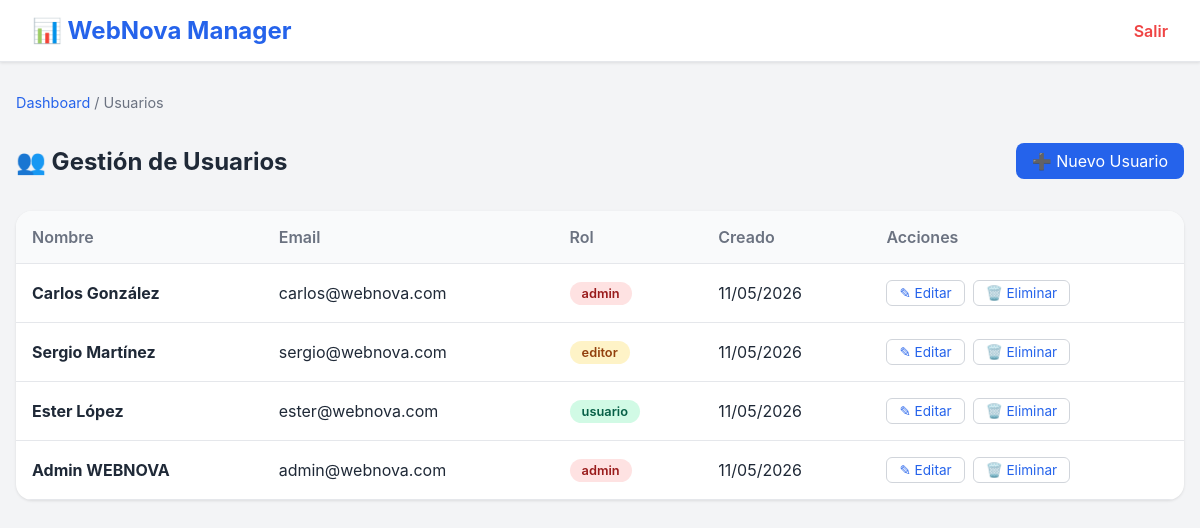
The app's page /admin/users/list.php?error=missing_id (signed in) with its own data.
### tables this page shows
CREATE TABLE usuarios (
   
  id INT AUTO_INCREMENT PRIMARY KEY COMMENT 'ID único del usuario',

   
  nombre VARCHAR(100) NOT NULL COMMENT 'Nombre completo del usuario',
  email VARCHAR(120) NOT NULL UNIQUE COMMENT 'Email único (identificador de login)',

   
   
   
  password VARCHAR(255) NOT NULL COMMENT 'Password hasheado con password_hash()',

   
  rol ENUM('admin', 'editor', 'usuario') DEFAULT 'usuario' COMMENT 'Rol determina permisos',

   
  fecha_creacion TIMESTAMP DEFAULT CURRENT_TIMESTAMP COMMENT 'Cuándo se creó la cuenta',
  fecha_actualizacion TIMESTAMP DEFAULT CURRENT_TIMESTAMP ON UPDATE CURRENT_TIMESTAMP COMMENT 'Última actualización',

   
  INDEX idx_email (email)
);

### admin/users/list.php (the view, shortened to what this page needs)
<?php
require_once '../../config/db.php';
$page = isset($_GET['page']) ? max(1, (int)$_GET['page']) : 1;
$items_por_pagina = 10;
$offset = ($page - 1) * $items_por_pagina;
$query = "
    SELECT id, nombre, email, rol, fecha_creacion
    FROM usuarios
    ORDER BY fecha_creacion DESC
    LIMIT $items_por_pagina OFFSET $offset
";
$result = $conn->query($query);
?>
<!DOCTYPE html>
<html lang="es">
<head>
</head>
<body>
<nav class="navbar">
    <h1>📊 WebNova Manager</h1>
    <a href="../../auth/logout.php" style="color: #ef4444; text-decoration: none; font-weight: 600;">Salir</a>
</nav>
<div class="container">
    <div class="breadcrumb">
        <a href="../dashboard.php">Dashboard</a> / Usuarios
    </div>
    <div class="header">
        <h2>👥 Gestión de Usuarios</h2>
        <a href="create.php" class="btn">➕ Nuevo Usuario</a>
    </div>
    <div class="table-responsive">
        <?php if ($result->num_rows > 0): ?>
            <table>
                <thead>
                    <tr>
                        <th>Nombre</th>
                        <th>Email</th>
                        <th>Rol</th>
                        <th>Creado</th>
                        <th>Acciones</th>
                    </tr>
                </thead>
                <tbody>
                    <?php while ($user = $result->fetch_assoc()): ?>
                        <tr>
                            <td><strong><?php echo htmlspecialchars($user['nombre']); ?></strong></td>
                            <td><?php echo htmlspecialchars($user['email']); ?></td>
                            <td>
                                <span class="badge badge-<?php echo $user['rol']; ?>">
                                    <?php echo htmlspecialchars($user['rol']); ?>
                                </span>
                            </td>
                            <td><?php echo date('d/m/Y', strtotime($user['fecha_creacion'])); ?></td>
                            <td>
                                <div class="actions">
                                    <a href="edit.php?id=<?php echo $user['id']; ?>">✎ Editar</a>
                                    <?php if ($user['id'] !== $_SESSION['usuario_id']): ?>
                                        <a href="delete.php?id=<?php echo $user['id']; ?>" onclick="return confirm('¿Eliminar usuario?')">🗑️ Eliminar</a>
                                    <?php endif; ?>
                                </div>
                            </td>
                        </tr>
                    <?php endwhile; ?>
                </tbody>
            </table>
        <?php else: ?>
            <div class="empty-state">
                <p>📭 No hay usuarios</p>
            </div>
        <?php endif; ?>
    </div>
</div>
</body>
</html>

### admin/users/list.php (style rules this page uses)
* { margin: 0; padding: 0; box-sizing: border-box; }
body { font-family: -apple-system, BlinkMacSystemFont, 'Segoe UI', Roboto; background: #f3f4f6; color: #1f2937; }
.navbar { background: white; border-bottom: 1px solid #e5e7eb; padding: 1rem 2rem; display: flex; justify-content: space-between; align-items: center; box-shadow: 0 1px 3px rgba(0,0,0,0.1); }
.navbar h1 { color: #2563eb; font-size: 1.5rem; }
.container { max-width: 1200px; margin: 2rem auto; padding: 0 1rem; }
.header { display: flex; justify-content: space-between; align-items: center; margin-bottom: 2rem; }
.btn { padding: 0.5rem 1rem; background: #2563eb; color: white; border: none; border-radius: 0.5rem; cursor: pointer; text-decoration: none; display: inline-block; }
.breadcrumb { margin-bottom: 2rem; font-size: 0.9rem; color: #6b7280; }
.breadcrumb a { color: #2563eb; text-decoration: none; }
.table-responsive { background: white; border-radius: 1rem; box-shadow: 0 1px 3px rgba(0,0,0,0.1); overflow: hidden; }
table { width: 100%; border-collapse: collapse; }
th { background: #f9fafb; padding: 1rem; text-align: left; font-weight: 600; color: #6b7280; border-bottom: 1px solid #e5e7eb; }
td { padding: 1rem; border-bottom: 1px solid #e5e7eb; }
.badge { display: inline-block; padding: 0.25rem 0.75rem; border-radius: 999px; font-size: 0.8rem; font-weight: 600; }
.badge-admin { background: #fee2e2; color: #991b1b; }
.badge-editor { background: #fef3c7; color: #92400e; }
.badge-usuario { background: #d1fae5; color: #065f46; }
.actions { display: flex; gap: 0.5rem; }
.actions a, .actions button { padding: 0.25rem 0.75rem; font-size: 0.85rem; border: 1px solid #d1d5db; background: white; color: #2563eb; border-radius: 0.375rem; cursor: pointer; text-decoration: none; }

### records on screen
usuarios: nombre "Carlos González", email "carlos@webnova.com", rol "admin", fecha_creacion "11/05/2026"
usuarios: nombre "Sergio Martínez", email "sergio@webnova.com", rol "editor", fecha_creacion "11/05/2026"
usuarios: nombre "Ester López", email "ester@webnova.com", rol "usuario", fecha_creacion "11/05/2026"
usuarios: nombre "Admin WEBNOVA", email "admin@webnova.com", rol "admin", fecha_creacion "11/05/2026"
